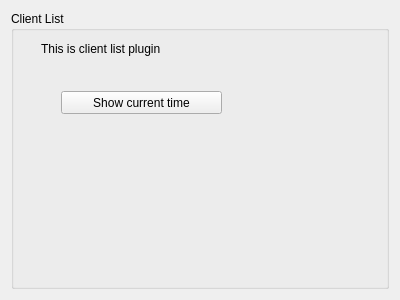
<?xml version="1.0" encoding="UTF-8"?>
<ui version="4.0">
 <class>ClientListView</class>
 <widget class="QWidget" name="ClientListView">
  <property name="geometry">
   <rect>
    <x>0</x>
    <y>0</y>
    <width>400</width>
    <height>300</height>
   </rect>
  </property>
  <property name="windowTitle">
   <string>Form</string>
  </property>
  <property name="autoFillBackground">
   <bool>true</bool>
  </property>
  <property name="styleSheet">
   <string notr="true"/>
  </property>
  <layout class="QGridLayout" name="gridLayout">
   <item row="0" column="0">
    <widget class="QGroupBox" name="groupBox">
     <property name="title">
      <string>Client List</string>
     </property>
     <widget class="QPushButton" name="pushButton">
      <property name="geometry">
       <rect>
        <x>50</x>
        <y>80</y>
        <width>161</width>
        <height>23</height>
       </rect>
      </property>
      <property name="text">
       <string>Show current time</string>
      </property>
     </widget>
     <widget class="QLabel" name="label">
      <property name="geometry">
       <rect>
        <x>30</x>
        <y>30</y>
        <width>231</width>
        <height>16</height>
       </rect>
      </property>
      <property name="text">
       <string>This is client list plugin</string>
      </property>
     </widget>
    </widget>
   </item>
  </layout>
 </widget>
 <resources/>
 <connections/>
</ui>
